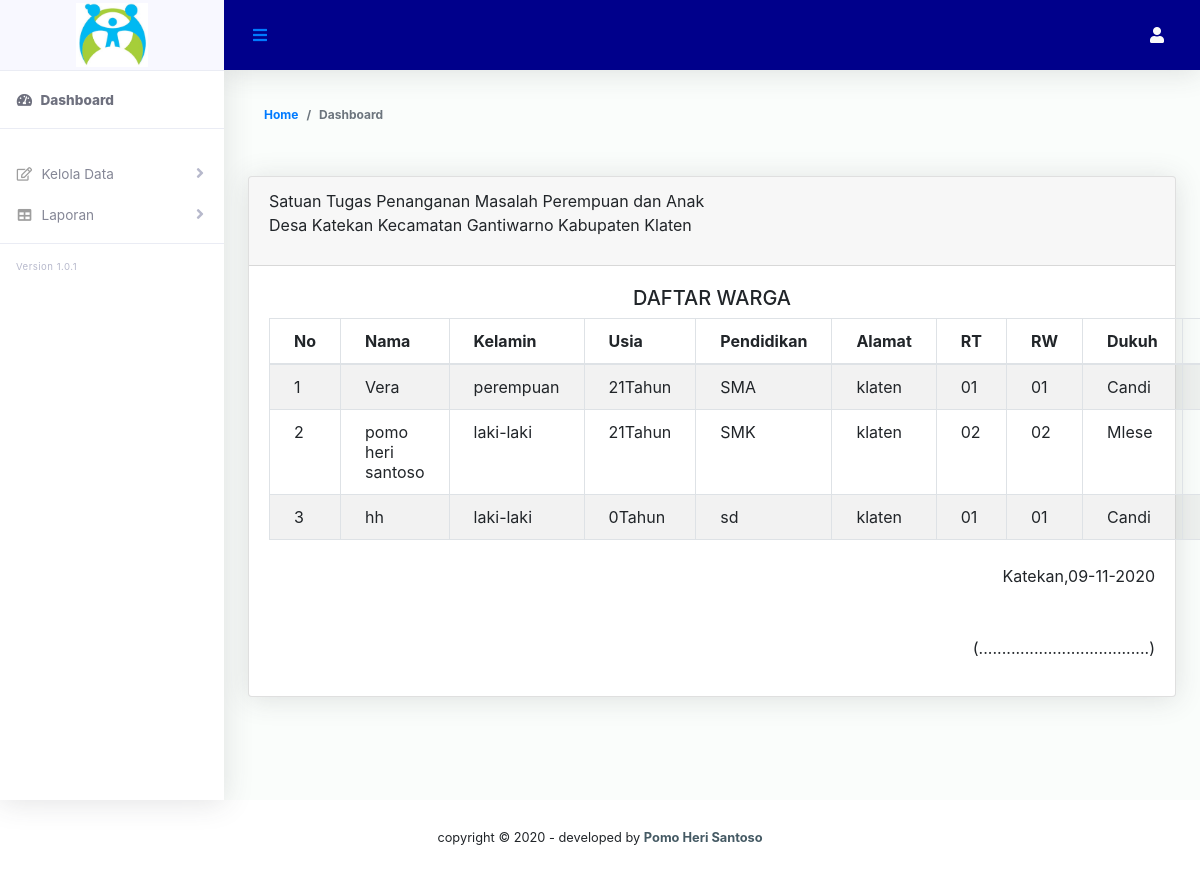
The page /bagian/admin/daftarwarga.php on the database its author committed.
### tables this page shows
CREATE TABLE `datwg` (
  `nik` char(20) NOT NULL,
  `nama` varchar(50) NOT NULL,
  `kelamin` varchar(12) NOT NULL,
  `tglh` date NOT NULL,
  `pendd` varchar(5) NOT NULL,
  `alamat` varchar(50) NOT NULL,
  `idrt` char(5) NOT NULL,
  `stkeb` varchar(10) NOT NULL
);

CREATE TABLE `datrt` (
  `idrt` char(5) NOT NULL,
  `namart` varchar(50) NOT NULL,
  `idrw` char(5) NOT NULL
);

CREATE TABLE `datrw` (
  `idrw` char(5) NOT NULL,
  `namarw` varchar(50) NOT NULL,
  `iddk` char(5) NOT NULL
);

CREATE TABLE `dukuh` (
  `iddk` char(5) NOT NULL,
  `namadk` varchar(50) NOT NULL
);

### bagian/admin/daftarwarga.php (the view, shortened to what this page needs)
<!DOCTYPE html>
<html lang="en">
<head>
    <?php include('../komponen/css.php');?>
</head>
<body id="page-top">
  <div id="wrapper">
     <?php include('../komponen/sidebaradmin.php');?>
        <div id="content-wrapper" class="d-flex flex-column">
            <div id="content">
                <?php include('../komponen/header.php');?>
                <div class="container-fluid" id="container-wrapper">
                  <div class="d-sm-flex align-items-center justify-content-between mb-4">
                    <ol class="breadcrumb">
                      <li class="breadcrumb-item"><a href="./">Home</a></li>
                      <li class="breadcrumb-item active" aria-current="page">Dashboard</li>
                    </ol>
                  </div>
            <section>
                 <div class="content mt-3">
                     <div class="animated fadeIn">
                         <div class="row">
                            <div class="col-md-12">
                                 <div class="card">
                                     <div class="card-header">
                                         <p>Satuan Tugas Penanganan Masalah Perempuan dan Anak <br>
                                          Desa Katekan Kecamatan Gantiwarno Kabupaten Klaten</p>
                                         </div>
                                            <div class="card-body">
                                              <h5 class="text-center">DAFTAR WARGA</h5>
                                            <table width="100%" class="table table-striped table-bordered table-hover data">
                                                <?php
                                                $result = mysql_query("SELECT * FROM datwg JOIN datrt ON datrt.idrt=datwg.idrt JOIN datrw ON datrw.idrw=datrt.idrw JOIN dukuh ON dukuh.iddk=datrw.iddk ORDER BY nik");
                                                ?>
                                                <thead>
                                                    <tr>
                                                        <th>No</th>
                                                        <th>Nama</th>
                                                        <th>Kelamin</th>
                                                        <th>Usia</th>
                                                        <th>Pendidikan</th>
                                                        <th>Alamat</th>
                                                        <th>RT</th>
                                                        <th>RW</th>
                                                        <th>Dukuh</th>
                                                        <th>Keberadaan</th>
                                                    </tr>
                                                </thead>
                                                <tbody>
                                                <?php
                                                $no = 1;
                                                while($user_data = mysql_fetch_array($result)){
                                                  ?>
                                                  <tr>
                                                    <td><?php echo $no++ ?></td>
                                                    <td><?php echo $user_data['nama'];?></td>
                                                    <td><?php echo $user_data['kelamin'];?></td>
                                                    <td><?php $lahir    =new DateTime($user_data['tglh']);
                                                            $today        =new DateTime();
                                                            $umur = $today->diff($lahir);
                                                            echo $umur->y; echo "Tahun";
                                                        ?>
                                                    </td>
                                                     <td><?php echo $user_data['pendd'];?></td>
                                                    <td><?php echo $user_data['alamat'];?></td>
                                                    <td><?php echo $user_data['namart'];?></td>
                                                    <td><?php echo $user_data['namarw'];?></td>
                                                    <td><?php echo $user_data['namadk'];?></td>
                                                    <td><?php echo $user_data['stkeb'];?></td>
                                                </tr>
                                                 <?php }?>
                                                </tbody>
                                            </table>
                                            <br>
                                            <div align="right">Katekan,<?php $tgl=date('d-m-Y'); echo $tgl;?></div>
                                            <br>
                                            <br>
                                            <div align="right"><p>(.....................................)</p></p></div>
                                          </div>
                                        </div>
                                    </div>
                                </div>
                            </div>
                        </div>
                      </section>
                    </div>
                  </div>
                </div>
              </div>
         <?php include('../komponen/footer.php');?>
</body>
</html>

### css/ruang-admin.css (style rules this page uses)
html { position: relative; min-height: 100%; font-family: 'Nunito'; }
body { height: 100%; }
#wrapper { display: -webkit-box; display: -ms-flexbox; display: flex; }
#wrapper #content-wrapper { background-color: #FAFDFB; width: 100%; overflow-x: hidden; }
#wrapper #content-wrapper #content { -webkit-box-flex: 1; -ms-flex: 1 0 auto; flex: 1 0 auto; }
.container, .container-fluid, .container-login { padding-left: 1.5rem; padding-right: 1.5rem; }
.breadcrumb { background-color: transparent; font-size: 12px; font-weight: bold; }
.card .table { margin-bottom: 0; }
.card .table td, .card .table th { padding-right: 1.5rem; padding-left: 1.5rem; }
.card { -webkit-box-shadow: 0 0.15rem 1.75rem 0 rgba(58, 59, 69, 0.15) !important; box-shadow: 0 0.15rem 1.75rem 0 rgba(58, 59, 69, 0.15) !important; }

### rows shown on the page
datwg: nama "Vera", kelamin "perempuan", tglh "21", pendd "SMA", alamat "klaten", datrt.namart "01", datrw.namarw "01", dukuh.namadk "Candi"
datwg: nama "pomo heri santoso", kelamin "laki-laki", tglh "21", pendd "SMK", alamat "klaten", datrt.namart "02", datrw.namarw "02", dukuh.namadk "Mlese"
datwg: nama "hh", kelamin "laki-laki", tglh "0", pendd "sd", alamat "klaten", datrt.namart "01", datrw.namarw "01", dukuh.namadk "Candi"
